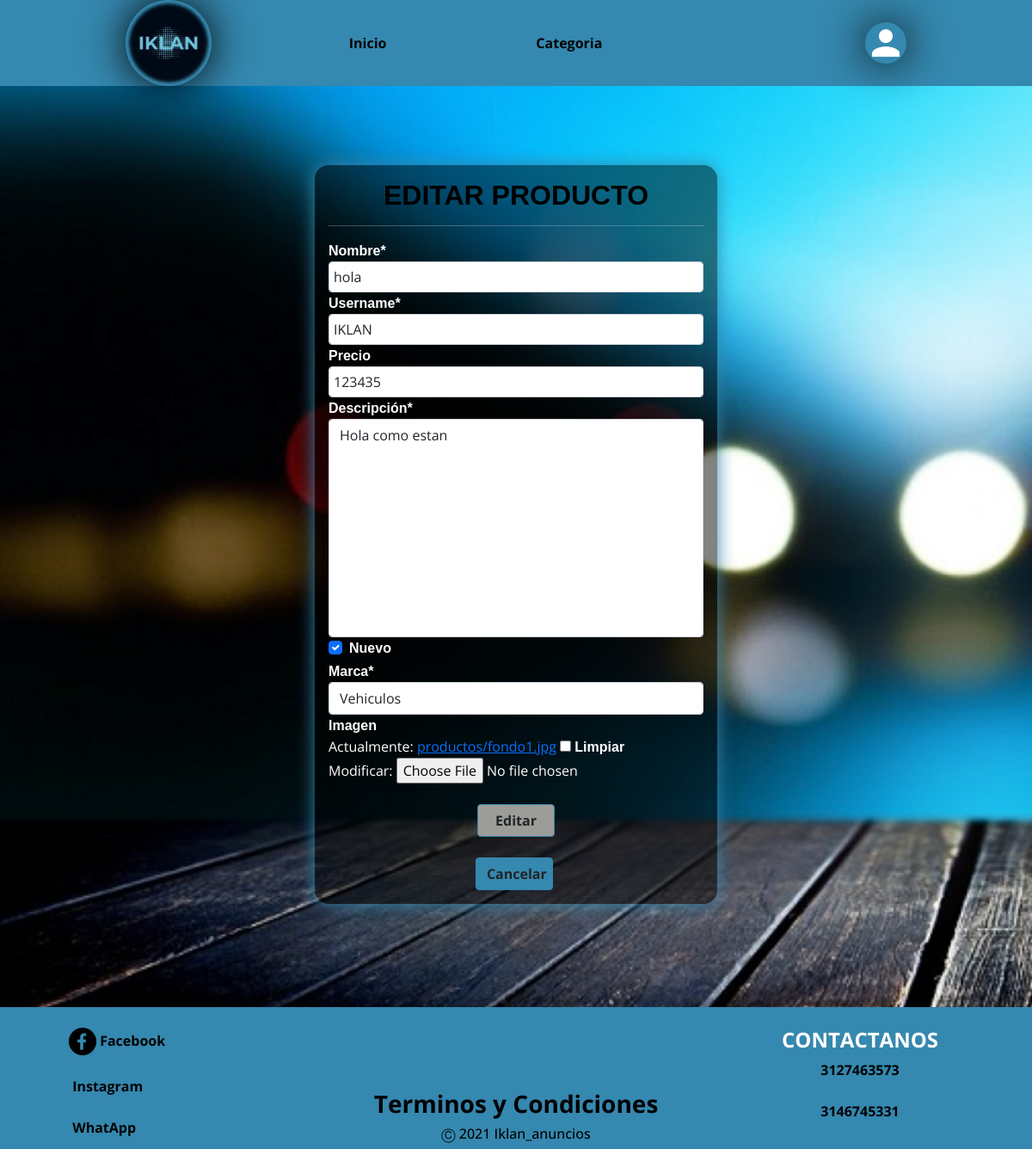
Before: /modificar-producto/85/ with the older database file.
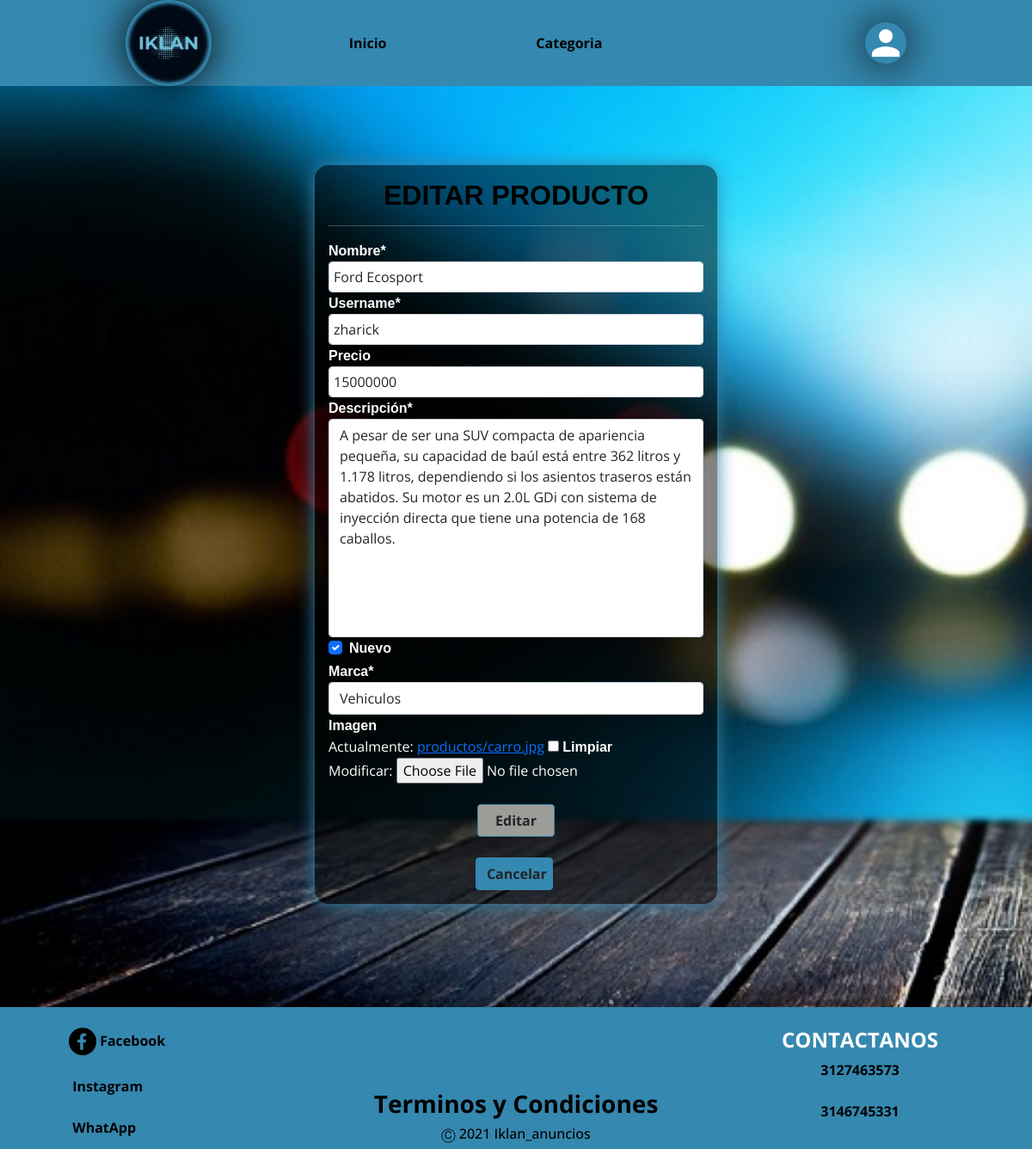
After: the same page with the newer database file.
### app/models.py (models this page shows, shortened)
class Producto(models.Model):
    nombre= models.CharField(max_length=50)
    username = models.CharField(max_length=100)
    precio= models.IntegerField(null=True)
    descripción = models.TextField()
    nuevo = models.BooleanField()
    marca = models.ForeignKey(Marca, on_delete=models.PROTECT)
    fecha_fabricacion = models.DateField(auto_now=True)
    imagen = models.ImageField(upload_to="productos", null=True)

class Marca(models.Model):
    nombre = models.CharField(max_length=50)
    def __str__(self):
        return self.nombre

### app/views.py (the view, shortened to what this page needs)
# urls.py: path('modificar-producto/<id>/', modificar_producto, name='modificar_producto'),
def modificar_producto(request, id):
    producto = get_object_or_404(Producto, id=id)
    data = {
        'form': ProductoForm(instance=producto)
    }
    return render(request, 'app/producto/modificar.html', data)

### app/forms.py
class ProductoForm(forms.ModelForm):
    nombre = forms.CharField(min_length=3, max_length=50)
    username = forms.CharField(min_length=3, max_length=100)
    imagen = forms.ImageField(required=False, validators=[MaxSizeFilevalidator(max_file_size=2)])
    precio = forms.IntegerField(required=False, min_value=1, max_value=115000000)
    class Meta:
        model = Producto
        fields = ['nombre', 'username', 'precio', 'descripción', 'nuevo', 'marca', 'imagen']
        widgets = {
            "fecha_fabricacion": forms.SelectDateWidget()
        }

### app/templates/app/producto/modificar.html (shortened to what this page needs)
{% extends 'app/base.html' %}
{% block contenido %}
{% load crispy_forms_tags %}
<body id="imagenFormularios">
<br><br>
        <div class="row">
            <div class="col-12 col-md-6 offset-md-3">
                <div class="cardModificar">
                    <div class="card-body">
                        <h2 id="LosFormularios">Editar producto</h2>
                        <hr>
                        <form action="" method="post" enctype="multipart/form-data">
                            {{ form | crispy }}
                            <br>
                            <div class="modificarProducto">
                                <input type="submit" value="Editar" class="btn btn-primary-modificar-guar">
                            </div>
                            <br>
                            <div class="canceModifiProducto">
                                <input type="reset" value="Cancelar" class="btn btn-secondary-modificas-cance" >
                            </div>
                    </form>
                    </div>
                </div>
            </div>
        </div>
        <br><br>
</body>
{% endblock %}

Changed rows visible on the page:
changed Producto "Vehiculos": nombre "hola" → "Ford Ecosport"; username "IKLAN" → "zharick"; precio "123435" → "15000000"; descripción "Hola como estan" → "A pesar de ser una SUV compacta de apariencia pequeña, su capacidad de baúl está entre 362 litros y 1.178 litros, dependiendo si los asientos traseros están abatidos. Su motor es un 2.0L GDi con sistema de inyección directa que tiene una potencia de 168 caballos."
Other visible differences:
text no longer shown: "Nombre * Username * Precio Descripción * Nuevo Marca * Imagen Actualmente: productos/fondo1.jpg Limpiar Modificar:"
text now shown: "Nombre * Username * Precio Descripción * Nuevo Marca * Imagen Actualmente: productos/carro.jpg Limpiar Modificar:"
